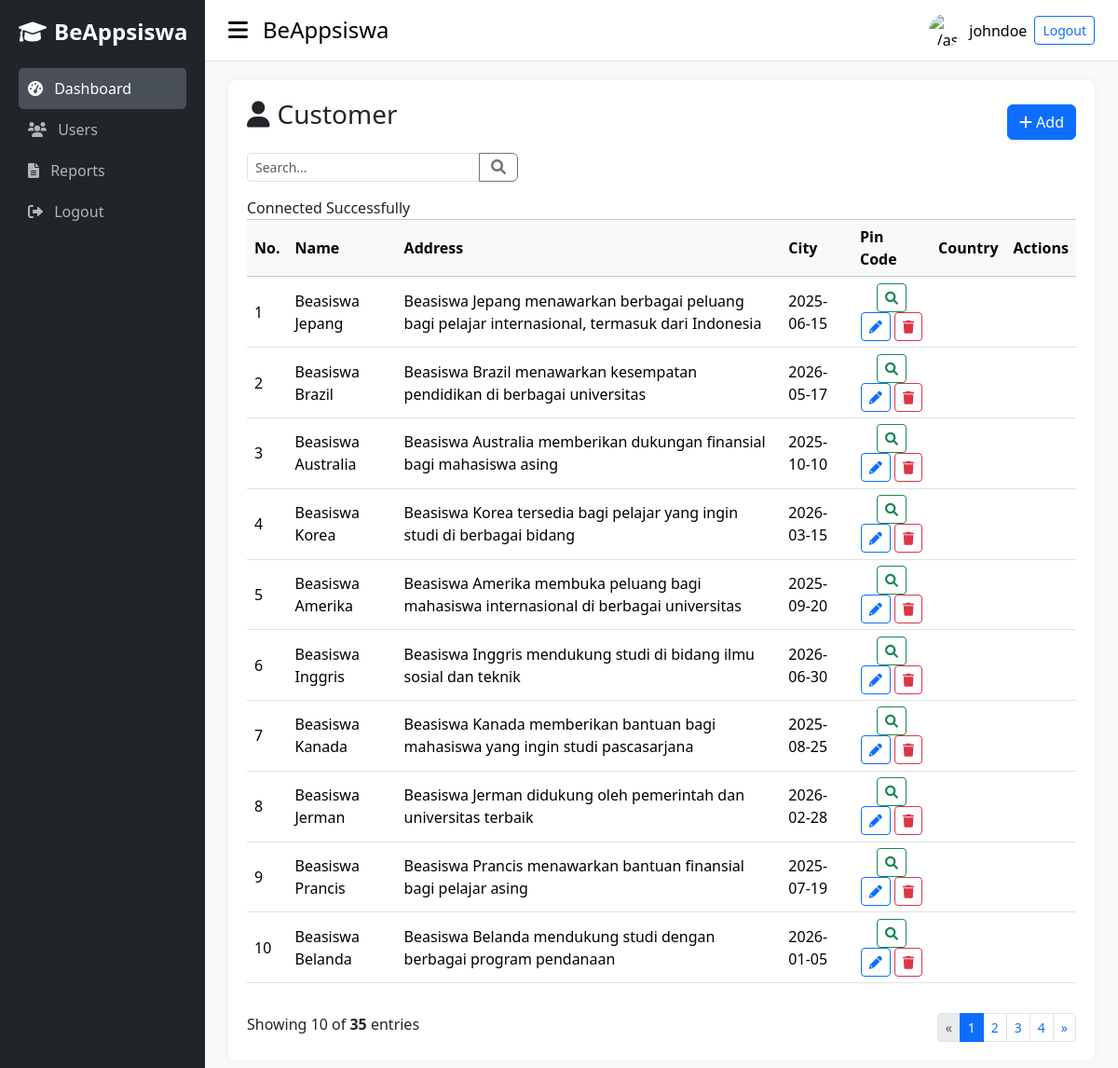
Screenshot of /app/pages/index.php (signed in) with the database file from the repository.
### tables this page shows
CREATE TABLE `beasiswa` (
  `id_beasiswa` varchar(100) NOT NULL,
  `nama_beasiswa` varchar(255) NOT NULL,
  `deskripsi_beasiswa` text NOT NULL,
  `tanggal_ditutup_beasiswa` date NOT NULL
);

### app/pages/index.php (the view, shortened to what this page needs)
<!DOCTYPE html>
<html lang="en">
<head>
  <link href="../assets/css/bootstrap.min.css" rel="stylesheet">
  <link rel="stylesheet" href="https://cdnjs.cloudflare.com/ajax/libs/font-awesome/6.0.0-beta3/css/all.min.css">
</head>
<body>
  <div class="d-flex">
    <nav class="sidebar d-flex flex-column">
      <div class="d-flex align-items-center mb-4">
        <i class="fas fa-graduation-cap text-white me-2 fs-4"></i>
        <h4 class="text-white fw-bold mb-0">BeAppsiswa</h4>
      </div>
      <ul class="nav nav-pills flex-column mb-auto">
        <li class="nav-item">
          <a href="#" class="nav-link active"><i class="fas fa-tachometer-alt me-2"></i> Dashboard</a>
        </li>
        <li>
          <a href="#" class="nav-link"><i class="fas fa-users me-2"></i> Users</a>
        </li>
        <li>
          <a href="#" class="nav-link"><i class="fas fa-file-alt me-2"></i> Reports</a>
        </li>
        <li>
          <a href="#" class="nav-link"><i class="fas fa-sign-out-alt me-2"></i> Logout</a>
        </li>
      </ul>
    </nav>
    <div class="flex-grow-1">
      <div class="topbar d-flex justify-content-between align-items-center">
        <div class="d-flex align-items-center gap-3">
          <i class="fas fa-bars fs-4"></i>
          <h4 class="mb-0">BeAppsiswa</h4>
        </div>
        <div class="d-flex align-items-center gap-2">
          <img src="../assets/images/images.png" alt="../assets/images/images.png" style="max-width: 35px; max-height: 35px; border-radius: 100%;">
          <span><?= $_SESSION['username'] ?></span>
          <button onclick="location.href='confirm-logout.php'" class="btn btn-sm btn-outline-primary">Logout</button>
        </div>
      </div>
      <div class="content-area">
        <div class="table-wrapper">
          <div class="d-flex justify-content-between align-items-center mb-2">
            <h3 class="mb-3"><span class="fas fa-user me-2"></span>Customer</h3>
            <button class="btn btn-primary"><span class="fas fa-plus me-1"></span>Add</button>
          </div>
          <div class="mb-3 input-group">
            <input type="text" class="form-control form-control-sm search-box" placeholder="Search...">
            <button class="btn btn-outline-secondary fas fa-search"></button>
          </div>
          <div class="table-responsive">
            <table class="table table-bordered align-middle table-hover">
              <thead class="table-light">
                <tr>
                  <th>No.</th>
                  <th>Name</th>
                  <th>Address</th>
                  <th>City</th>
                  <th>Pin Code</th>
                  <th>Country</th>
                  <th class="text-center">Actions</th>
                </tr>
              </thead>
              <tbody>
                <?php
                $server = "localhost";
                $username = "root";
                $password = "";
                $database = "crud_uts";
                $koneksi = mysqli_connect($server, $username, $password, $database);
                if (!$koneksi) {
                  die("Connection failed: " . mysqli_connect_error());
                } else {
                  $perPage = 10;
                  $page = isset($_GET['page']) ? (int)$_GET['page'] : 1;
                  $start = ($page - 1) * $perPage;
                  $sql = "SELECT * FROM beasiswa LIMIT $start, $perPage";
                  $hasil = mysqli_query($koneksi, $sql);
                  $no = $start + 1;
                  while ($row = mysqli_fetch_assoc($hasil)) { ?>
                    <tr>
                      <?php
                      echo "<td>{$no}</td>";
                      echo "<td>{$row['nama_beasiswa']}</td>";
                      echo "<td>{$row['deskripsi_beasiswa']}</td>";
                      echo "<td>{$row['tanggal_ditutup_beasiswa']}</td>";
                      ?>
                      <td class='text-center'>
                        <button class='btn btn-sm btn-outline-success' title='View'><i class='fas fa-search'></i></button>
                        <button class='btn btn-sm btn-outline-primary' title='Edit'><i class='fas fa-pencil-alt'></i></button>
                        <button class='btn btn-sm btn-outline-danger' title='Delete'><i class='fas fa-trash'></i></button>
                      </td>
                    </tr>
                <?php
                    $no++;
                  }
                }
                ?>
              </tbody>
            </table>
          </div>
          <?php
          $totalData = mysqli_num_rows(mysqli_query($koneksi, "SELECT * FROM beasiswa"));
          $totalPages = ceil($totalData / $perPage);
          $showing = min($perPage, $totalData - $start);
          ?>
          <div class="d-flex justify-content-between mt-3">
            <span>Showing <?php echo $showing; ?> of <strong><?php echo $totalData; ?></strong> entries</span>
            <nav>
              <ul class="pagination pagination-sm mb-0">
                <li class="page-item <?php echo ($page <= 1) ? 'disabled' : ''; ?>">
                  <a class="page-link" href="?page=<?php echo max(1, $page - 1); ?>">«</a>
                </li>
                <?php for ($i = 1; $i <= $totalPages; $i++) : ?>
                  <li class="page-item <?php echo ($i == $page) ? 'active' : ''; ?>">
                    <a class="page-link" href="?page=<?php echo $i; ?>"><?php echo $i; ?></a>
                  </li>
                <?php endfor; ?>
                <li class="page-item <?php echo ($page >= $totalPages) ? 'disabled' : ''; ?>">
                  <a class="page-link" href="?page=<?php echo min($totalPages, $page + 1); ?>">»</a>
                </li>
              </ul>
            </nav>
          </div>
        </div>
      </div>
    </div>
  </div>
</body>
</html>

### app/pages/index.php (style rules this page uses)
body { min-height: 100vh; margin: 0; overflow-x: hidden; background-color: #f8f9fa; }
.sidebar { width: 220px; min-height: 100vh; background-color: #212529; padding: 20px; }
.sidebar .nav-link { color: #adb5bd; padding: 10px; }
.sidebar .nav-link.active, .sidebar .nav-link:hover { background-color: #495057; color: #fff; border-radius: 5px; }
.topbar { background-color: #ffffff; color: #000; padding: 15px 25px; border-bottom: 1px solid #dee2e6; }
.content-area { padding: 20px 25px; }
.table-wrapper { background: #fff; border-radius: 8px; padding: 20px; box-shadow: 0 0 10px rgba(0, 0, 0, 0.05); }
.table { border-collapse: collapse; }
.table td, .table th { border-left: none; border-right: none; padding-top: 0.4rem; padding-bottom: 0.4rem; }
.table thead th { vertical-align: middle; }
.search-box { max-width: 250px; }
.pagination .page-item.active .page-link { background-color: #0d6efd; border-color: #0d6efd; }

### rows the page displays
beasiswa: nama_beasiswa "Beasiswa Jepang", deskripsi_beasiswa "Beasiswa Jepang menawarkan berbagai peluang bagi pelajar internasional, termasuk dari Indonesia", tanggal_ditutup_beasiswa "2025-06-15"
beasiswa: nama_beasiswa "Beasiswa Brazil", deskripsi_beasiswa "Beasiswa Brazil menawarkan kesempatan pendidikan di berbagai universitas", tanggal_ditutup_beasiswa "2026-05-17"
beasiswa: nama_beasiswa "Beasiswa Australia", deskripsi_beasiswa "Beasiswa Australia memberikan dukungan finansial bagi mahasiswa asing", tanggal_ditutup_beasiswa "2025-10-10"
beasiswa: nama_beasiswa "Beasiswa Korea", deskripsi_beasiswa "Beasiswa Korea tersedia bagi pelajar yang ingin studi di berbagai bidang", tanggal_ditutup_beasiswa "2026-03-15"
beasiswa: nama_beasiswa "Beasiswa Amerika", deskripsi_beasiswa "Beasiswa Amerika membuka peluang bagi mahasiswa internasional di berbagai universitas", tanggal_ditutup_beasiswa "2025-09-20"
beasiswa: nama_beasiswa "Beasiswa Inggris", deskripsi_beasiswa "Beasiswa Inggris mendukung studi di bidang ilmu sosial dan teknik", tanggal_ditutup_beasiswa "2026-06-30"
beasiswa: nama_beasiswa "Beasiswa Kanada", deskripsi_beasiswa "Beasiswa Kanada memberikan bantuan bagi mahasiswa yang ingin studi pascasarjana", tanggal_ditutup_beasiswa "2025-08-25"
beasiswa: nama_beasiswa "Beasiswa Jerman", deskripsi_beasiswa "Beasiswa Jerman didukung oleh pemerintah dan universitas terbaik", tanggal_ditutup_beasiswa "2026-02-28"
beasiswa: nama_beasiswa "Beasiswa Prancis", deskripsi_beasiswa "Beasiswa Prancis menawarkan bantuan finansial bagi pelajar asing", tanggal_ditutup_beasiswa "2025-07-19"
beasiswa: nama_beasiswa "Beasiswa Belanda", deskripsi_beasiswa "Beasiswa Belanda mendukung studi dengan berbagai program pendanaan", tanggal_ditutup_beasiswa "2026-01-05"

### other values shown
$_SESSION['username'] "johndoe"
$showing "10"
$totalData "35"
